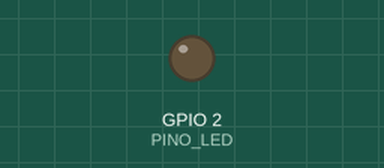
A sketch run on a simulated ESP32. Parts: output pins drawn as LEDs (lit = HIGH). WiFi joins after 1.5 s; servers stay silent unless stated; what the sketch prints to the serial monitor is not drawn.

Above: at 0.1 s.
At 1.6 s:
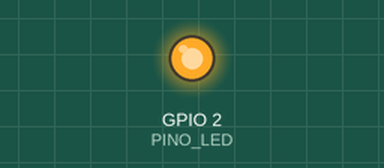
Timing chart, 0 to 3.1 s (numbered marks = the images above):
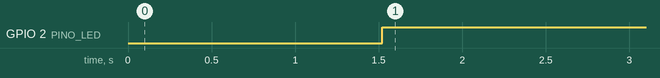

The sketch:

conectando_esp32_ip_fixo.ino
```cpp
//COLOCA O ESP32 NA REDE WIFI COM IP FIXO
//***************************

//Para funcionar o WiFi
#include <WiFi.h>

// ===============================================================
//  ESCOLHA ONDE VAI RODAR:
//    1 = Wokwi
//    0 = Placa física
// ===============================================================
#define USAR_WOKWI 0

#if USAR_WOKWI
  // ---------- Wokwi ----------
  const char* SSID = "Wokwi-GUEST"; //Rede simulada do Wokwi
  const char* PASSWORD = "";        //Ela não tem senha
  const int CANAL_WIFI = 6;         //Canal da rede do Wokwi (conecta mais rápido)

  //Configuração da rede (faixa do Wokwi)
  IPAddress ip(10, 10, 0, 50);      //IP fixo do ESP32 no simulador
  IPAddress gateway(10, 10, 0, 1);  //Roteador do Wokwi
#else
  // ---------- Placa física ----------
  const char* SSID = "Mateus";      //Nome da rede WI-FI que deseja se conectar
  const char* PASSWORD = "12345678"; //Senha da rede WI-FI que deseja se conectar
  const int CANAL_WIFI = 0;         //0 = procura a rede em todos os canais

  //Configuração da rede
  IPAddress ip(10, 0, 0, 175);      //ping (cada número vai de 0 a 255!)
  IPAddress gateway(10, 0, 0, 1);   //ipConfig -> "Gateway Padrão"
#endif

IPAddress subnet(255, 255, 255, 0); //Máscara (igual nos dois)
IPAddress dns(8, 8, 8, 8);          //DNS do Google (igual nos dois)

//Defino o pino que funciona o LED
//(o nome LED_BUILTIN já existe na biblioteca, por isso usamos PINO_LED)
const int PINO_LED = 2;

void setup() {
  //Definindo que o sinal irá sair para ligar o led da placa
  pinMode(PINO_LED, OUTPUT);

  //Especifico a comunicação com o monitor
  Serial.begin(9600);

  //Passo as configurações (o config vem ANTES do begin)
  WiFi.config(ip, gateway, subnet, dns);
  WiFi.begin(SSID, PASSWORD, CANAL_WIFI);

  //Conectando
  while (WiFi.status() != WL_CONNECTED) { //ENQUANTO STATUS FOR DIFERENTE DE CONECTADO
    delay(500); //INTERVALO DE 500 MILISEGUNDOS
    Serial.print("."); //ESCREVE O CARACTER NA SERIAL
  }

  //Mostrando os dados da conexão
  Serial.println(""); //PULA UMA LINHA NA JANELA SERIAL
  Serial.print("Conectado a rede sem fio "); //ESCREVE O TEXTO NA SERIAL
  Serial.println(SSID); //ESCREVE O NOME DA REDE NA SERIAL
  Serial.print("IP fixo: ");
  Serial.println(WiFi.localIP()); //ESCREVE NA SERIAL O IP DENTRO DA REDE SEM FIO
  Serial.print("Gateway: ");
  Serial.println(WiFi.gatewayIP());
}

void loop() {
  //Se estiver conectado no wifi acende o led
  if (WiFi.status() == WL_CONNECTED) {
    digitalWrite(PINO_LED, HIGH); //Acende LED
  } else { //se desconectar
    digitalWrite(PINO_LED, LOW);  //Apaga LED
  }
}
```

Measured:
- by itself, GPIO 2 (PINO_LED): LOW → HIGH at 1.5 s
